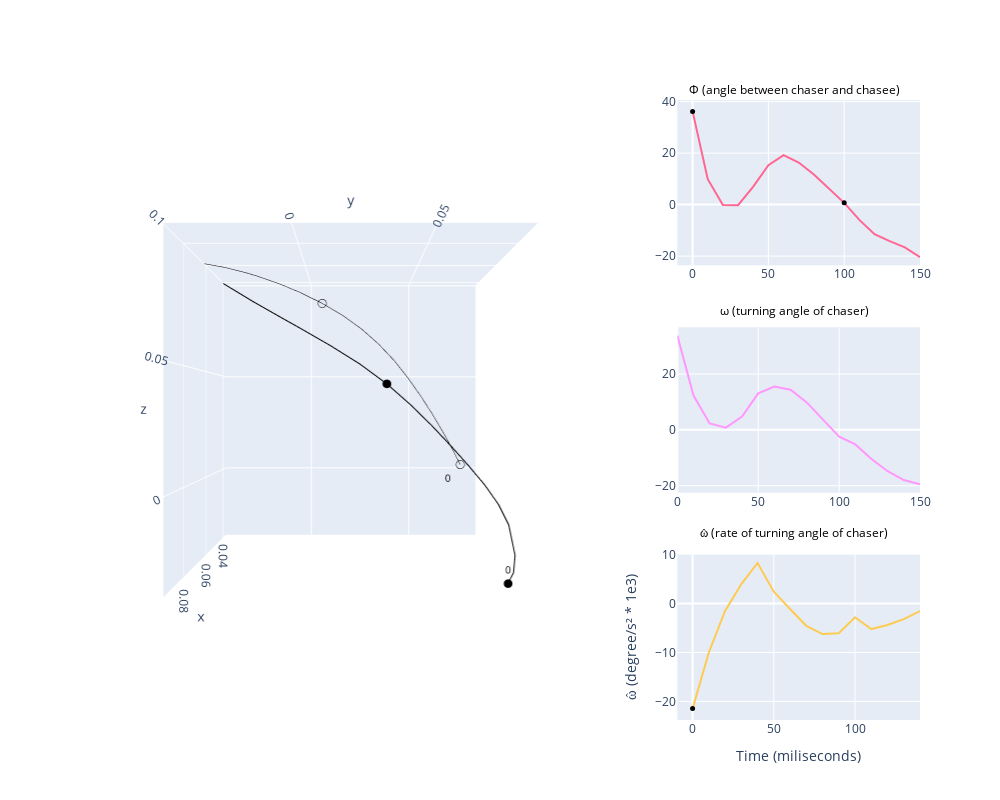

Notebook code for this chart:
### Code cell
# titles = titles = [
#     "", "", "θ (angle between chaser and chasee)",
#     "", "", "ω (turning angle of chaser)",
#     "", "", "ω̂ (rate of turning angle of chaser)"
# ]


fig = make_subplots(
    rows=3, cols=3,
#     subplot_titles=titles,
    specs=[
        [{"type": "scene", "rowspan": 3, "colspan": 2}, None, {"type": "xy"}],
        [None,                        None,              {"type": "xy"}],
        [None,                        None,              {"type": "xy"}]
          ])


################### the 3D chase plot #######################################################################
# 3D line plot to recreate the chase
line_trace_1 = go.Scatter3d(
    x = com_df.chaser_com_x, y = com_df.chaser_com_y, z = com_df.chaser_com_z,
    mode='lines',
    line=dict(color='black'),
    name='Line'
)

line_trace_2 = go.Scatter3d(
    x = com_df.chasee_com_x, y = com_df.chasee_com_y, z = com_df.chasee_com_z,
    mode='lines',
    line=dict(color='black', width=1),
    name='Line'
)

N = len(com_df)-1
# Markers every 10th point
marker_indices = np.arange(0, N, 10)

marker_trace_1 = go.Scatter3d(
    x=com_df.chaser_com_x[marker_indices],
    y=com_df.chaser_com_y[marker_indices],
    z=com_df.chaser_com_z[marker_indices],
    mode='markers',
    marker=dict(
        size=3,
        color='black',
        symbol='circle'
#         ['circle' if i % 2 == 0 else 'circle-open' for i in range(len(marker_indices))],
#         line=dict(width=1, color='black')
    ),
    name='Markers_chaser'
)

marker_trace_2 = go.Scatter3d(
    x=com_df.chasee_com_x[marker_indices],
    y=com_df.chasee_com_y[marker_indices],
    z=com_df.chasee_com_z[marker_indices],
    mode='markers',
    marker=dict(
        size=3,
        color='black',
        symbol='circle-open'
#         ['circle' if i % 2 == 0 else 'circle-open' for i in range(len(marker_indices))],
#         line=dict(width=1, color='black')
    ),
    name='Markers_chasee'
)


# Text labels every 50th point
text_indices = np.arange(0, N, 50)

text_trace_1 = go.Scatter3d(
    x=com_df.chaser_com_x[text_indices],
    y=com_df.chaser_com_y[text_indices],
    z=com_df.chaser_com_z[text_indices],
    mode='text',
    text=[str(i) for i in text_indices],
    textposition='top center',
    textfont=dict(size=10, color='black'),
    name='Labels_chaser'
)

text_trace_2 = go.Scatter3d(
    x=com_df.chasee_com_x[text_indices],
    y=com_df.chasee_com_y[text_indices],
    z=com_df.chasee_com_z[text_indices],
    mode='text',
    text=[str(i) for i in text_indices],
    textposition='bottom left',
    textfont=dict(size=10, color='black'),
    name='Labels_chasee'
)

# Create the figure

# Add all traces to the subplot
fig.add_trace(line_trace_1, row=1, col=1)
fig.add_trace(line_trace_2, row=1, col=1)
fig.add_trace(marker_trace_1, row=1, col=1)
fig.add_trace(marker_trace_2, row=1, col=1)
fig.add_trace(text_trace_1, row=1, col=1)
fig.add_trace(text_trace_2, row=1, col=1)

# Set the camera to view along the z-axis (xy plane)
fig.update_layout(
    scene_camera=dict(
        eye=dict(x=2.5, y=0., z=0.)  # Adjust z to control the distance
    ),
    scene=dict(
        aspectmode='cube'  # Keeps the aspect ratio uniform
    )
)

############## add all the chase variables as line plots in second column ###############################
###### angle between the chasee and chaser ##############################################################
marker_trace_theta = go.Scatter(
    x=time_Axis[marker_indices],
    y=chase_df.loc[:,'error_phi'][marker_indices],
    mode='markers',
    marker=dict(
        size=5,
        color='black',
        symbol='circle'
    ),
    name='phi'
)

fig.add_trace(go.Scatter(
    x = time_Axis, y = chase_df.loc[:,'error_phi'],
    mode = 'lines'),
              row = 1, col = 3)
fig.add_trace(marker_trace_theta, row = 1, col = 3)


####### turning angle for the chaser ####################################################################
omega = chase_df.loc[:,'turning_phi']
omega_smoothed = signal.savgol_filter(omega, 10, 3)


fig.add_trace(go.Scatter(
        x = time_Axis, y = omega_smoothed
        , mode = 'lines'
        ),
             row = 2, col = 3)

######## rate of turning angle for the chaser ############################################################
omega_hat = np.diff(omega_smoothed)

marker_indices = np.arange(0, len(omega_hat), 20)
marker_trace_omega_hat = go.Scatter(
    x=time_Axis[marker_indices], 
    y=omega_hat[marker_indices],
    mode='markers',
    marker=dict(
        size=5,
        color='black',
        symbol='circle'
    ),
    name='omega_hat'
)

fig.add_trace(go.Scatter(
    x = time_Axis, y = omega_hat,
    mode = 'lines'),
              row = 3, col = 3)
fig.add_trace(marker_trace_omega_hat, row = 3, col = 3)

# Add manual annotations for column 3 titles
titles = [
    "Φ (angle between chaser and chasee)",
    "ω (turning angle of chaser)",
    "ω̂ (rate of turning angle of chaser)"
]

for i, title in enumerate(titles):
    fig.add_annotation(
        text=title,
        xref="paper",
        yref="paper",
        x=0.85,  # far right (col 3)
        y=1.0 - (i * 1 / 2.8),  # top, middle, bottom
        xanchor="center",
        yanchor="bottom",
        showarrow=False,
        font=dict(size=12, color="black")
    )

# Final layout tweaks
fig.update_layout(
    height=800,
    width=1000,
#     title_text="Custom Titles for Column 3 Subplots",
    showlegend=False
)

fig.update_layout({
    'xaxis3': dict(title='Time (miliseconds)'),
    "yaxis3": dict(title="ω̂ (degree/s² * 1e3)", showgrid=True)
    })


fig.show()
fig.write_html("../dataFolders/MuscaChasingMusca/Sampled100fps_Figures/Chase_relationships/" + name + "phi_visualization.html")
# fig.write_html("../dataFolders/MuscaChasingMusca/Outputs/" + name + "phi_visualization.html")

### Figure 1 — Plotly figure (JSON) as saved in the notebook; plotly's stock layout.template omitted (floating-point values rounded to 4 significant figures)
{"data": [{"line": {"color": "black"}, "mode": "lines", "name": "Line", "scene": "scene", "type": "scatter3d", "x": [0.09238, 0.09126, 0.08764, 0.0808, 0.07734, 0.07583, 0.07617, 0.07753, 0.07872, 0.07934, 0.07927, 0.07852, 0.07706, 0.07507, 0.074, 0.07171, 0.06926], "y": [0.07491, 0.0774, 0.07969, 0.0806, 0.07821, 0.07342, 0.06689, 0.05946, 0.0516, 0.04323, 0.03414, 0.02378, 0.01217, -0.0002451, -0.00666, -0.0197, -0.03279], "z": [-0.03269, -0.02921, -0.02441, -0.01513, -0.007841, 5.859e-06, 0.00824, 0.01678, 0.02544, 0.03406, 0.04262, 0.05089, 0.05888, 0.06684, 0.07086, 0.07916, 0.08801]}, {"line": {"color": "black", "width": 1}, "mode": "lines", "name": "Line", "scene": "scene", "type": "scatter3d", "x": [0.03793, 0.04331, 0.04834, 0.05527, 0.05955, 0.0636, 0.06731, 0.07052, 0.07293, 0.07456, 0.07543, 0.07567, 0.07541, 0.07457, 0.07397, 0.07244, 0.0705], "y": [0.07597, 0.07093, 0.06559, 0.05714, 0.05124, 0.04517, 0.03879, 0.03197, 0.02473, 0.017, 0.008842, 0.0003777, -0.008418, -0.01744, -0.02202, -0.03118, -0.04019], "z": [0.002161, 0.01005, 0.01823, 0.03061, 0.03862, 0.0464, 0.05379, 0.06063, 0.06679, 0.07226, 0.07714, 0.08157, 0.08555, 0.08916, 0.09082, 0.0938, 0.09627]}, {"marker": {"color": "black", "size": 3, "symbol": "circle"}, "mode": "markers", "name": "Markers_chaser", "scene": "scene", "type": "scatter3d", "x": [0.09238, 0.07927], "y": [0.07491, 0.03414], "z": [-0.03269, 0.04262]}, {"marker": {"color": "black", "size": 3, "symbol": "circle-open"}, "mode": "markers", "name": "Markers_chasee", "scene": "scene", "type": "scatter3d", "x": [0.03793, 0.07543], "y": [0.07597, 0.008842], "z": [0.002161, 0.07714]}, {"mode": "text", "name": "Labels_chaser", "scene": "scene", "text": ["0"], "textfont": {"color": "black", "size": 10}, "textposition": "top center", "type": "scatter3d", "x": [0.09238], "y": [0.07491], "z": [-0.03269]}, {"mode": "text", "name": "Labels_chasee", "scene": "scene", "text": ["0"], "textfont": {"color": "black", "size": 10}, "textposition": "bottom left", "type": "scatter3d", "x": [0.03793], "y": [0.07597], "z": [0.002161]}, {"mode": "lines", "type": "scatter", "x": [0, 10, 20, 30, 40, 50, 60, 70, 80, 90, 100, 110, 120, 130, 140, 150], "xaxis": "x", "y": [36.18, 9.859, -0.1474, -0.2172, 6.974, 15.28, 19.18, 16.32, 11.7, 6.284, 0.6861, -5.923, -11.49, -14.16, -16.63, -20.36], "yaxis": "y"}, {"marker": {"color": "black", "size": 5, "symbol": "circle"}, "mode": "markers", "name": "phi", "type": "scatter", "x": [0, 100], "xaxis": "x", "y": [36.18, 0.6861], "yaxis": "y"}, {"mode": "lines", "type": "scatter", "x": [0, 10, 20, 30, 40, 50, 60, 70, 80, 90, 100, 110, 120, 130, 140, 150], "xaxis": "x2", "y": [33.77, 12.3, 2.301, 0.7846, 4.771, 13.08, 15.5, 14.4, 9.852, 3.627, -2.419, -5.211, -10.42, -14.8, -17.97, -19.53], "yaxis": "y2"}, {"mode": "lines", "type": "scatter", "x": [0, 10, 20, 30, 40, 50, 60, 70, 80, 90, 100, 110, 120, 130, 140, 150], "xaxis": "x3", "y": [-21.47, -10.0, -1.516, 3.987, 8.309, 2.423, -1.106, -4.545, -6.225, -6.047, -2.791, -5.209, -4.384, -3.167, -1.56], "yaxis": "y3"}, {"marker": {"color": "black", "size": 5, "symbol": "circle"}, "mode": "markers", "name": "omega_hat", "type": "scatter", "x": [0], "xaxis": "x3", "y": [-21.47], "yaxis": "y3"}], "layout": {"annotations": [{"font": {"color": "black", "size": 12}, "showarrow": false, "text": "Φ (angle between chaser and chasee)", "x": 0.85, "xanchor": "center", "xref": "paper", "y": 1, "yanchor": "bottom", "yref": "paper"}, {"font": {"color": "black", "size": 12}, "showarrow": false, "text": "ω (turning angle of chaser)", "x": 0.85, "xanchor": "center", "xref": "paper", "y": 0.6429, "yanchor": "bottom", "yref": "paper"}, {"font": {"color": "black", "size": 12}, "showarrow": false, "text": "ω̂ (rate of turning angle of chaser)", "x": 0.85, "xanchor": "center", "xref": "paper", "y": 0.2857, "yanchor": "bottom", "yref": "paper"}], "height": 800, "scene": {"aspectmode": "cube", "camera": {"eye": {"x": 2.5, "y": 0, "z": 0}}, "domain": {"x": [0, 0.6444], "y": [0, 1]}}, "showlegend": false, "width": 1000, "xaxis": {"anchor": "y", "domain": [0.7111, 1]}, "xaxis2": {"anchor": "y2", "domain": [0.7111, 1]}, "xaxis3": {"anchor": "y3", "domain": [0.7111, 1], "title": {"text": "Time (miliseconds)"}}, "yaxis": {"anchor": "x", "domain": [0.7333, 1]}, "yaxis2": {"anchor": "x2", "domain": [0.3667, 0.6333]}, "yaxis3": {"anchor": "x3", "domain": [0, 0.2667], "showgrid": true, "title": {"text": "ω̂ (degree/s² * 1e3)"}}}}
